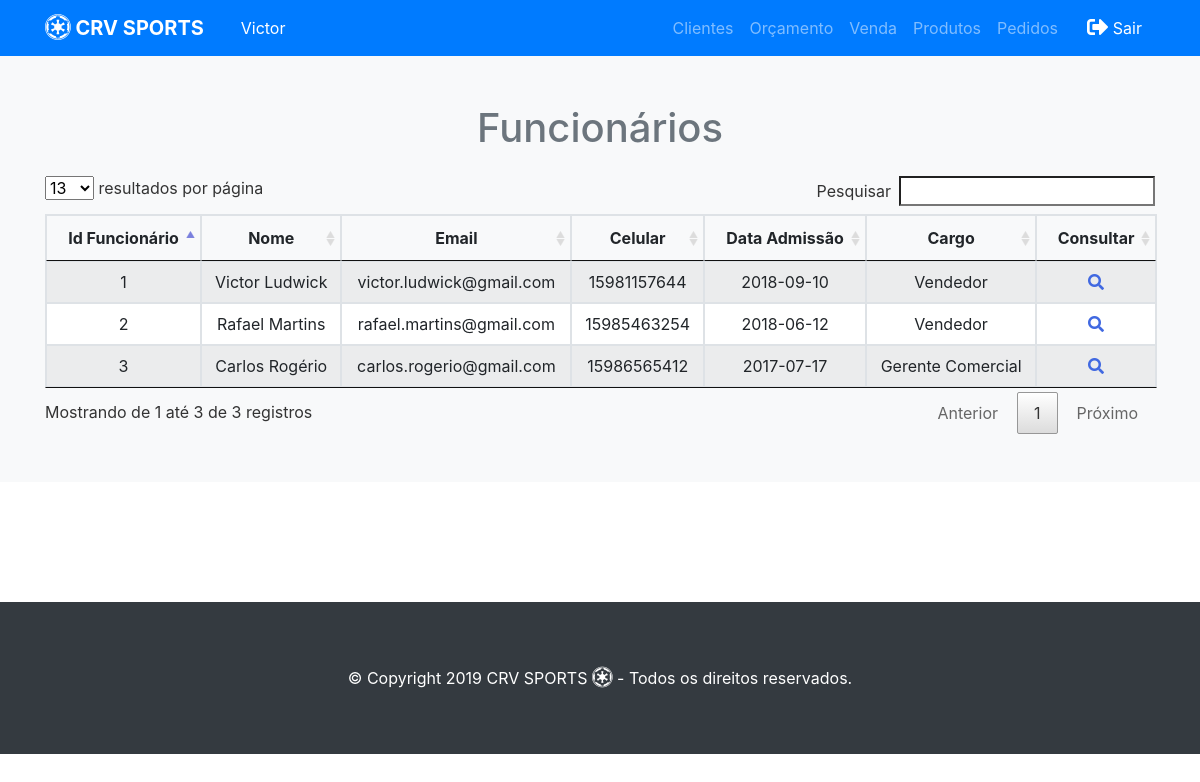
Page /crv/funcionarios.php (signed in) on the committed database.
### tables this page shows
CREATE TABLE `funcionario` (
  `id_funcionario` int(11) NOT NULL,
  `nome` varchar(100) NOT NULL,
  `data_nascimento` varchar(20) NOT NULL,
  `cpf` varchar(15) NOT NULL,
  `rg` varchar(15) NOT NULL,
  `data_admissao` varchar(20) NOT NULL,
  `logradouro` varchar(100) NOT NULL,
  `numero` int(11) NOT NULL,
  `bairro` varchar(100) NOT NULL,
  `cidade` varchar(50) NOT NULL,
  `estado` varchar(50) NOT NULL,
  `cep` varchar(20) NOT NULL,
  `email` varchar(50) NOT NULL,
  `telefone` varchar(20) DEFAULT NULL,
  `celular` varchar(20) DEFAULT NULL,
  `senha` varchar(30) NOT NULL,
  `tipo` int(11) NOT NULL
);

### crv/funcionarios.php (the view, shortened to what this page needs)
<?php require_once("../funcoes/conexao.php"); ?>
<!DOCTYPE html>
<html>
   <head>
      <link rel="stylesheet" href="lib\DataTables\DataTables-1.10.18\css\jquery.dataTables.min.css">
      <?php include '../funcoes/menu.php'; ?>
      <link rel="stylesheet" href="lib\fontawesome-free-5.8.1-web\css\all.css">
   </head>
   <div class="py-5 text-center bg-light">
      <div class="container">
         <div class="row">
            <div class="col-md-12">
               <h1 class="pb-3 text-secondary">Funcionários</h1>
            </div>
         </div>
         <table class="table table-hover table-striped table-bordered" id="funcionario">
            <thead>
               <tr>
                <th>Id Funcionário</th>
                <th>Nome</th>
                <th>Email</th>
                <th>Celular</th>
                <th>Data Admissão</th>
                <th>Cargo</th>
                <th>Consultar</th>
               </tr>
            </thead>
            <tbody>
               <?php
                  $query="select * from funcionario;";
                  $resultado = mysqli_query($conecta, $query);
                  while($linha = mysqli_fetch_array($resultado)){
                      echo '<tr id='.$linha['id_funcionario'].'><td>'.$linha['id_funcionario'].'</td>';
                      echo '<td>'.utf8_encode($linha['nome']).'</td>';
                      echo '<td>'.utf8_encode($linha['email']).'</td>';
                      echo '<td>'.utf8_encode($linha['celular']).'</td>';
                      echo '<td>'.utf8_encode($linha['data_admissao']).'</td>';
                      if($linha['tipo'] == '1')
                          $tipo = 'Vendedor';
                      else
                          $tipo = 'Gerente Comercial';
                      echo '<td>'.utf8_encode($tipo).'</td>';
                  ?>
               <td><i class="fas fa-search" data-toggle="modal" data-target="#consultafuncionario" style="cursor: pointer; color:royalBlue"></td>
               </tr>
               <?php
                  }
                  ?>
            </tbody>
         </table>
      </div>
   </div>
   <br>
   <br>
   <br>
   <br>
   <br>
   <?php include 'footer.php'; ?>
   <?php require_once("../funcoes/modalfuncionario.php"); ?>
</html>

### funcoes/menu.php (shortened to what this page needs)
<!DOCTYPE html>
<html>
<head>
<?php require_once("head.php"); ?>
</head>
<body style="overflow-x:hidden;">
  <nav class="navbar navbar-expand-md bg-primary navbar-dark">
    <div class="container">
      <a class="navbar-brand" href="home.php"><i class="fab d-inline fa-lg fa-empire"></i><b> CRV SPORTS</b></a>
        <?php
            if  (isset($_SESSION["user_portal"]) )
            {
                $user = $_SESSION["user_portal"];
                $saudacao = "select * ";
                $saudacao .= "from funcionario ";
                $saudacao .= "where id_funcionario = {$user} ";
                $saudacao_login = mysqli_query($conecta, $saudacao);
                $saudacao_login = mysqli_fetch_assoc($saudacao_login);
                $nome = $saudacao_login["nome"];
                $nome = explode(" ", $nome);
        ?>
            <div ><a class="btn navbar-btn ml-2 text-white btn-primary"> <?php echo $nome[0] ?> </a><input id="idcli" class="btn navbar-btn ml-2 text-white btn-primary" type="hidden" value="<?php echo $user ?>" ></div>
        <?php } ?>
      <div class="collapse navbar-collapse text-center justify-content-end" id="navbar2SupportedContent">
        <ul class="navbar-nav">
          <li class="nav-item">
            <a class="nav-link" href="clientes.php"><i class="fa d-inline fa-lg fa-shopping-"></i> Clientes</a>
          </li>
          <li class="nav-item">
            <a class="nav-link" href="orcamentos.php"><i class="fa d-inline fa-lg fa-o"></i>Orçamento</a>
          </li>
          <li class="nav-item">
            <a class="nav-link" href="vendas.php"><i class="fa d-inline fa-lg fa-o"></i>Venda</a>
          </li>
          <li class="nav-item">
            <a class="nav-link" href="produtos.php"><i class="fa d-inline fa-lg fa-o"></i>Produtos</a>
          </li>
          <li class="nav-item">
            <a class="nav-link" href="pedidos.php"><i class="fa d-inline fa-lg fa-o"></i>Pedidos</a>
          </li>
        </ul>
        <a class="btn navbar-btn ml-2 text-white btn-primary" href="../funcoes/sair.php"><i class="fas d-inline fa-lg fa-sign-out-alt"></i> Sair</a>
      </div>
    </div>
  </nav>

### rows in the picture
funcionario: nome "Victor", id_funcionario "1", nome "Victor Ludwick", email "victor.ludwick@gmail.com", celular "15981157644", data_admissao "2018-09-10", tipo "Vendedor"
funcionario: id_funcionario "2", nome "Rafael Martins", email "rafael.martins@gmail.com", celular "15985463254", data_admissao "2018-06-12", tipo "Vendedor"
funcionario: id_funcionario "3", nome "Carlos Rogério", email "carlos.rogerio@gmail.com", celular "15986565412", data_admissao "2017-07-17", tipo "Gerente Comercial"
